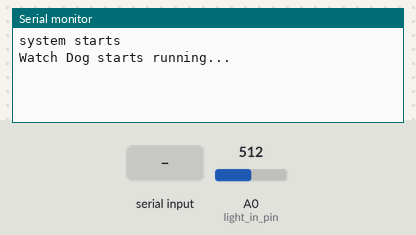
A sketch run on a simulated Arduino Uno, built with avr-gcc and run on an emulated ATmega328P. On the bench: the last lines printed to the serial monitor. The test bench sets the inputs (shaded band); at power-on: A0 (light_in_pin) = 512. The board resets itself during the run and starts again.

Above: at 1.2 s.
1.3 s: A0 (light_in_pin) set to 10
At 2.2 s:
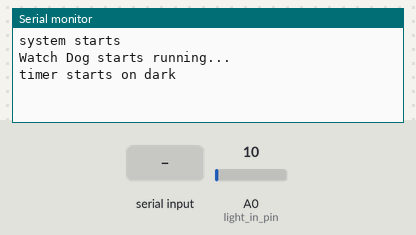
2.8 s: "e\n" received over Serial
At 3.3 s:
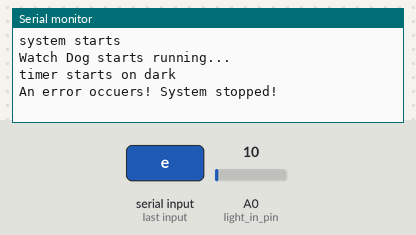
5.8 s: A0 (light_in_pin) set to 30
At 6.2 s:
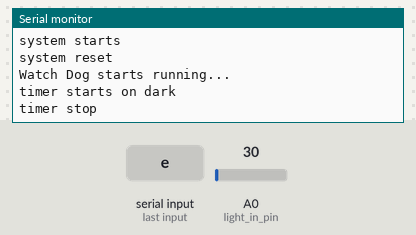

The sketch:

switch_light.ino
```cpp
#include <MsTimer2.h>
#include <avr/wdt.h>

const int	light_in_pin = 0;
const int	led_pin = 11;

int				light_value = 0;
int				elapsed_time = 0;
unsigned long	start_time = 0;
bool			led_on = false;
bool			timer_start = false;
bool			dark_when_timer_start = false;
bool			now_dark = false;


void setup() {
	Serial.begin(9800);
	Serial.println("system starts");

	if (bitRead(MCUSR, WDRF)) {
		Serial.println("system reset");
	}

	wdt_enable(WDTO_2S);
	Serial.println("Watch Dog starts running...");

	MsTimer2::set(100, checkSensor);
	MsTimer2::start();

}

void loop() {
	errorOccurs();

	if (timer_start) {
		elapsed_time = millis() - start_time;
		if (now_dark != dark_when_timer_start) {
			timer_start = false;
			Serial.println("timer stop");
		}
		if (elapsed_time >= 3000) {
			if (!led_on) {
				light_led(1);
				led_on = true;
			} else {
				light_led(0);
				led_on = false;
			}
			timer_start = false;
		}
	}
	if (millis() >= (unsigned long)0-1 - 10000) {
		// 固定値でやってることが多いと思う（一週間とか一か月とか）
		// メンテのやつ
		// システムの稼働時間だけ変更できる？→多分できるしそういう方法取ってるのかも
		// 固定長でやってると思う
//	if (millis() >= 10000) {
		Serial.println("System uptime is too long. Perform a reset.");
		delay(10000);
	}
	wdt_reset();
	delay(100);
}

void	errorOccurs() {
	if (Serial.available()) {
		char input = Serial.read();
		if (input == '\n' || input == '\r') {
			return;
		}
		if (input == 'e') {
			Serial.println("An error occuers! System stopped!");
			delay(10000);
			Serial.println("System resumed!");
		} else {
			return;
		}
	}
}

void	checkSensor() {
	light_value = analogRead(light_in_pin);
	if (light_value < 20) {
		now_dark = true;
		if (!timer_start && !led_on) {
			timer_start = true;
			start_time = millis();
			dark_when_timer_start = true;
			Serial.println("timer starts on dark");
		}
	} else if (light_value > 20) {
		now_dark = false;
		if (!timer_start && led_on) {
			timer_start = true;
			start_time = millis();
			dark_when_timer_start = false;
			Serial.println("timer starts on bright");
		}
	}
}

void	light_led(bool on) {
	if (on) {
		digitalWrite(led_pin, HIGH);
	} else {
		digitalWrite(led_pin, LOW);
	}
}
```

Measured:
- after the input at 1.3 s, the serial monitor: prints a new line at once (image 1)
- after the input at 2.8 s, the serial monitor: prints a new line at once (image 2)
- after the input at 5.8 s, the serial monitor: prints a new line after 0.05 s (image 3)
